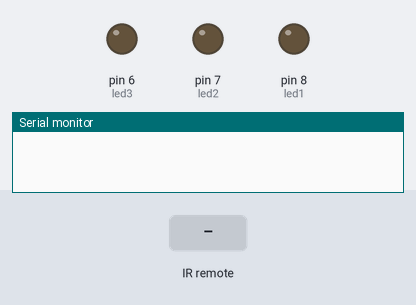
The sketch below on a simulated Arduino Uno, built with avr-gcc and run on an emulated ATmega328P. Shown: output pins drawn as LEDs (lit = HIGH), the last lines printed to the serial monitor. The test bench sets the inputs (shaded band).

Above: at 1.2 s.
1.3 s: infrared code 0xFFA25D received
At 1.6 s:
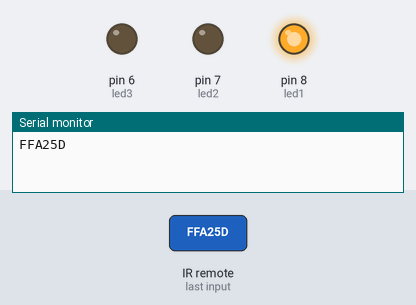
2.8 s: infrared code 0xFF629D received
At 3.9 s:
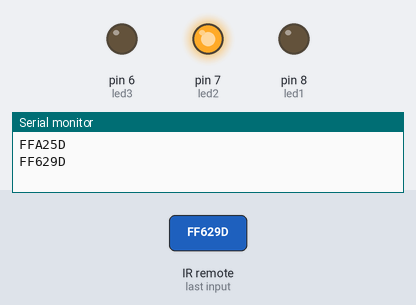
4.3 s: infrared code 0xFFE21D received
At 5.1 s:
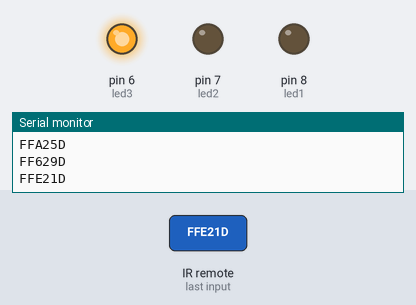
Timing chart, 0 to 7.3 s (numbered marks = the images above; inputs shaded):
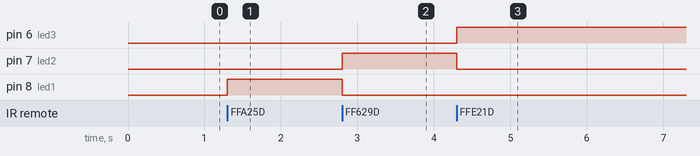

The sketch:

Controle_infravermelho.ino
```cpp
#include <IRremote.h>
int RECV_PIN = 2;
IRrecv irrecv(RECV_PIN);
decode_results results;

int led1= 8;
int led2=7;
int led3=6;

void setup()
{
  Serial.begin(9600);
  irrecv.enableIRIn();
  pinMode (led1, OUTPUT);
  pinMode (led2, OUTPUT);
  pinMode (led3, OUTPUT);
}
void loop()
{
  if (irrecv.decode(&results))
  {
    Serial.println(results.value, HEX);
    if (results.value == 0xFFA25D){//liga led1 se tecla 1 for pressionada
      digitalWrite(led1, HIGH);
      digitalWrite(led2, LOW);
      digitalWrite(led3, LOW);
    }
    else if(results.value == 0xFF629D){//liga led2 se tecla 1 for pressionada
      digitalWrite(led1, LOW);
      digitalWrite(led2, HIGH);
      digitalWrite(led3, LOW);
    }
    else if(results.value == 0xFFE21D){//liga led3 se tecla 1 for pressionada
      digitalWrite(led1, LOW);
      digitalWrite(led2, LOW);
      digitalWrite(led3, HIGH);
    }
    delay(10);
  }
  irrecv.resume();
}
```

Measured:
- after the input at 1.3 s, pin 8 (led1): LOW → HIGH at once
- after the input at 2.8 s, pin 7 (led2): LOW → HIGH at once; pin 8 (led1): HIGH → LOW at once
- after the input at 4.3 s, pin 6 (led3): LOW → HIGH at once; pin 7 (led2): HIGH → LOW at once
